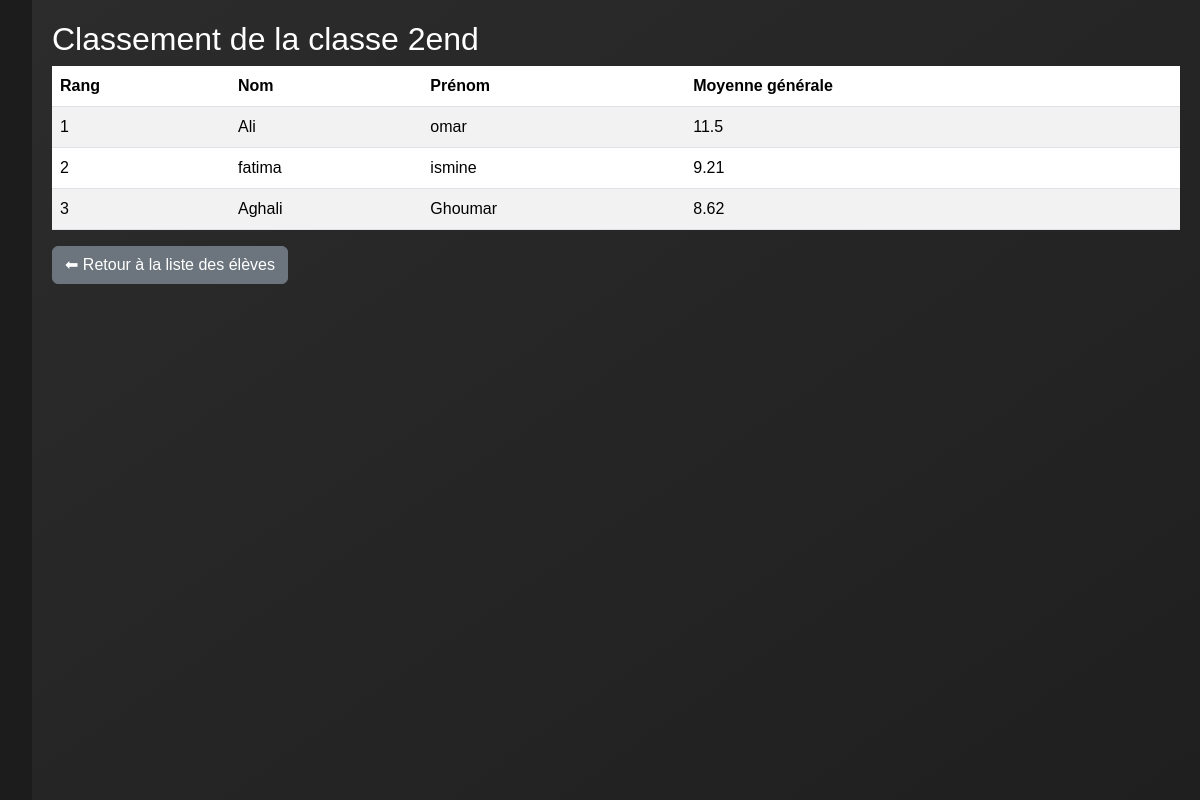
/classe/3/classement/ (signed in), run on the app's committed database.
### core/models.py (models this page shows, shortened)
class Classe(models.Model):
    NIVEAUX = (
        ('college', 'Collège'),
        ('lycee', 'Lycée'),
    )
    nom = models.CharField(max_length=50)
    niveau = models.CharField(max_length=10, choices=NIVEAUX)

class Eleve(models.Model):
    user = models.OneToOneField(User, on_delete=models.CASCADE, null=True, blank=True)
    nom = models.CharField(max_length=50)
    prenom = models.CharField(max_length=50)
    date_naissance = models.DateField()
    lieu_naissance = models.CharField(max_length=100)
    telephone = models.CharField(max_length=20, blank=True, null=True)
    photo = models.ImageField(upload_to='eleves/', blank=True, null=True)
    classe = models.ForeignKey('Classe', on_delete=models.CASCADE)
    matricule = models.CharField(max_length=20, unique=True)
    def moyenne_generale(self):
        notes = self.notes.all()
        if not notes.exists():
            return None
        total = 0
        total_coef = 0
        for note in notes:
            coef = note.matiere.coefficient
            total += note.valeur * coef
            total_coef += coef
        if total_coef == 0:
            return None
        return round(total / total_coef, 2)

### core/decorators.py (the view)
        def _wrapped_view(request, *args, **kwargs):
            if request.user.groups.filter(name=nom_groupe).exists() or request.user.is_superuser:
                return view_func(request, *args, **kwargs)
            else:
                from django.http import HttpResponseForbidden
                return HttpResponseForbidden("Accès interdit")

### core/views.py (called while the page is built)
@groupe_requis('Prof')
@login_required(login_url='login')
def classement_classe(request, classe_id):
    classe = get_object_or_404(Classe, id=classe_id)
    eleves = Eleve.objects.filter(classe=classe)
    classement = []
    for eleve in eleves:
        moyenne = eleve.moyenne_generale()
        if moyenne is not None:
            classement.append((eleve, moyenne))
    classement.sort(key=lambda x: x[1], reverse=True)
    return render(request, 'core/classement.html', {
        'classe': classe,
        'classement': classement
    })

### core/templates/core/classement.html (shortened to what this page needs)
{% extends 'core/base.html' %}
{% block content %}
<h2>Classement de la classe {{ classe.nom }}</h2>
<table class="table table-striped">
    <thead>
        <tr>
            <th>Rang</th>
            <th>Nom</th>
            <th>Prénom</th>
            <th>Moyenne générale</th>
        </tr>
    </thead>
    <tbody>
        {% for eleve, moyenne in classement %}
        <tr>
            <td>{{ forloop.counter }}</td>
            <td>{{ eleve.nom }}</td>
            <td>{{ eleve.prenom }}</td>
            <td>{{ moyenne|default:"—" }}</td>
        </tr>
        {% empty %}
        <tr>
            <td colspan="4">Aucun élève enregistré</td>
        </tr>
        {% endfor %}
    </tbody>
</table>
<a href="{% url 'liste_eleves' classe.id %}" class="btn btn-secondary">⬅ Retour à la liste des élèves</a>
{% endblock %}

### core/templates/core/base.html (style rules this page uses)
body { font-family: Arial, sans-serif; min-height: 100vh; background: linear-gradient(145deg, #2c2c2c, #1f1f1f); color: white; }

### data on the page
Classe: nom "2end"
Eleve: nom "Ali", prenom "omar", moyenne "11.5"
Eleve: nom "fatima", prenom "ismine", moyenne "9.21"
Eleve: nom "Aghali", prenom "Ghoumar", moyenne "8.62"
